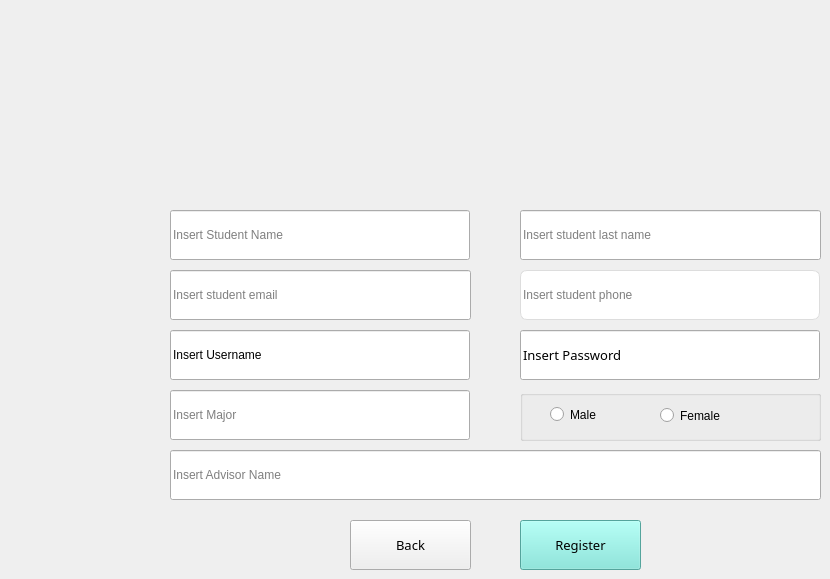
    <widget class="QWidget" name="RegisterPage">
     <widget class="QLineEdit" name="studentNameInput">
      <property name="geometry">
       <rect>
        <x>170</x>
        <y>210</y>
        <width>300</width>
        <height>50</height>
       </rect>
      </property>
      <property name="styleSheet">
       <string notr="true"/>
      </property>
      <property name="placeholderText">
       <string>Insert Student Name</string>
      </property>
     </widget>
     <widget class="QLineEdit" name="studentPhoneInput">
      <property name="geometry">
       <rect>
        <x>520</x>
        <y>270</y>
        <width>300</width>
        <height>50</height>
       </rect>
      </property>
      <property name="styleSheet">
       <string notr="true">border-radius: 7px;
border: 1px solid #ddd;</string>
      </property>
      <property name="placeholderText">
       <string>Insert student phone</string>
      </property>
     </widget>
     <widget class="QLineEdit" name="studentEmailInput">
      <property name="geometry">
       <rect>
        <x>170</x>
        <y>270</y>
        <width>301</width>
        <height>50</height>
       </rect>
      </property>
      <property name="styleSheet">
       <string notr="true"/>
      </property>
      <property name="placeholderText">
       <string>Insert student email</string>
      </property>
     </widget>
     <widget class="QLineEdit" name="studentLastnameInput">
      <property name="geometry">
       <rect>
        <x>520</x>
        <y>210</y>
        <width>301</width>
        <height>50</height>
       </rect>
      </property>
      <property name="styleSheet">
       <string notr="true"/>
      </property>
      <property name="placeholderText">
       <string>Insert student last name</string>
      </property>
     </widget>
     <widget class="QLineEdit" name="studentAdvisorInput">
      <property name="geometry">
       <rect>
        <x>170</x>
        <y>450</y>
        <width>651</width>
        <height>50</height>
       </rect>
      </property>
      <property name="styleSheet">
       <string notr="true"/>
      </property>
      <property name="placeholderText">
       <string>Insert Advisor Name</string>
      </property>
     </widget>
     <widget class="QLineEdit" name="studentMajorInput">
      <property name="geometry">
       <rect>
        <x>170</x>
        <y>390</y>
        <width>300</width>
        <height>50</height>
       </rect>
      </property>
      <property name="styleSheet">
       <string notr="true"/>
      </property>
      <property name="placeholderText">
       <string>Insert Major</string>
      </property>
     </widget>
     <widget class="QLineEdit" name="studentUsernameInput">
      <property name="geometry">
       <rect>
        <x>170</x>
        <y>330</y>
        <width>300</width>
        <height>50</height>
       </rect>
      </property>
      <property name="styleSheet">
       <string notr="true"/>
      </property>
      <property name="text">
       <string>Insert Username</string>
      </property>
      <property name="placeholderText">
       <string>Insert Major</string>
      </property>
     </widget>
     <widget class="QLineEdit" name="studentPasswordInput">
      <property name="geometry">
       <rect>
        <x>520</x>
        <y>330</y>
        <width>300</width>
        <height>50</height>
       </rect>
      </property>
      <property name="font">
       <font>
        <family>Century Gothic</family>
        <pointsize>10</pointsize>
        <weight>50</weight>
        <italic>false</italic>
        <bold>false</bold>
       </font>
      </property>
      <property name="styleSheet">
       <string notr="true"/>
      </property>
      <property name="text">
       <string>Insert Password</string>
      </property>
      <property name="placeholderText">
       <string>Insert Major</string>
      </property>
     </widget>
     <widget class="QGroupBox" name="groupBox">
      <property name="geometry">
       <rect>
        <x>520</x>
        <y>390</y>
        <width>301</width>
        <height>51</height>
       </rect>
      </property>
      <property name="styleSheet">
       <string notr="true"/>
      </property>
      <property name="title">
       <string/>
      </property>
      <widget class="QRadioButton" name="rBtnFemaleRegisterPage">
       <property name="geometry">
        <rect>
         <x>140</x>
         <y>10</y>
         <width>95</width>
         <height>31</height>
        </rect>
       </property>
       <property name="text">
        <string>Female</string>
       </property>
      </widget>
      <widget class="QRadioButton" name="rBtnMaleRegisterPage">
       <property name="geometry">
        <rect>
         <x>30</x>
         <y>9</y>
         <width>95</width>
         <height>31</height>
        </rect>
       </property>
       <property name="text">
        <string>Male</string>
       </property>
      </widget>
     </widget>
     <widget class="QLabel" name="logoLoginPage_2">
      <property name="geometry">
       <rect>
        <x>430</x>
        <y>30</y>
        <width>141</width>
        <height>141</height>
       </rect>
      </property>
      <property name="font">
       <font>
        <family>Century Gothic</family>
        <pointsize>10</pointsize>
        <weight>50</weight>
        <italic>false</italic>
        <bold>false</bold>
       </font>
      </property>
      <property name="styleSheet">
       <string notr="true"/>
      </property>
      <property name="text">
       <string/>
      </property>
      <property name="pixmap">
       <pixmap>img/school.png</pixmap>
      </property>
      <property name="scaledContents">
       <bool>true</bool>
      </property>
      <property name="alignment">
       <set>Qt::AlignCenter</set>
      </property>
     </widget>
     <widget class="QPushButton" name="rgstrBtnRegisterPage">
      <property name="geometry">
       <rect>
        <x>520</x>
        <y>520</y>
        <width>121</width>
        <height>50</height>
       </rect>
      </property>
      <property name="font">
       <font>
        <family>Century Gothic</family>
        <pointsize>10</pointsize>
        <weight>50</weight>
        <italic>false</italic>
        <bold>false</bold>
       </font>
      </property>
      <property name="focusPolicy">
       <enum>Qt::StrongFocus</enum>
      </property>
      <property name="styleSheet">
       <string notr="true">background-color: rgb(117, 230, 218);</string>
      </property>
      <property name="text">
       <string>Register</string>
      </property>
      <property name="autoDefault">
       <bool>false</bool>
      </property>
      <property name="flat">
       <bool>false</bool>
      </property>
     </widget>
     <widget class="QPushButton" name="backBtnRegisterPage">
      <property name="geometry">
       <rect>
        <x>350</x>
        <y>520</y>
        <width>121</width>
        <height>50</height>
       </rect>
      </property>
      <property name="font">
       <font>
        <family>Century Gothic</family>
        <pointsize>10</pointsize>
        <weight>50</weight>
        <italic>false</italic>
        <bold>false</bold>
       </font>
      </property>
      <property name="focusPolicy">
       <enum>Qt::StrongFocus</enum>
      </property>
      <property name="styleSheet">
       <string notr="true"/>
      </property>
      <property name="text">
       <string>Back</string>
      </property>
      <property name="autoDefault">
       <bool>false</bool>
      </property>
      <property name="flat">
       <bool>false</bool>
      </property>
     </widget>
    </widget>
